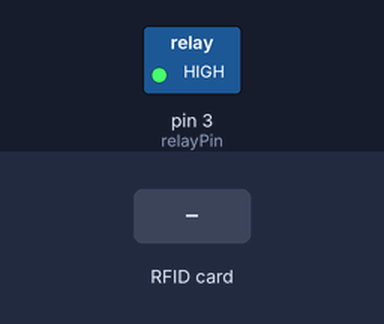
Recording of a program running on a simulated Arduino Uno, built with avr-gcc and run on an emulated ATmega328P. Parts: switched loads named in the program (green lamp = pin HIGH). Dashed ring = blinking. The test bench sets the inputs (shaded band). EEPROM starts erased; pins used as bus, display or sensor lines are not drawn.

Above: at 2.7 s.
2.8 s: RFID card D3 EC 2B 28 held to the reader
At 3.5 s:
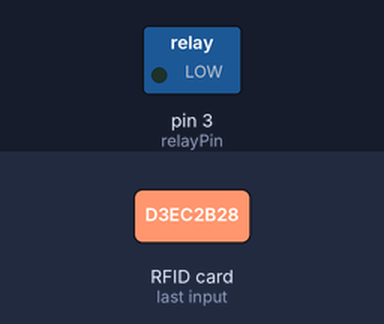
Timing chart, 0 to 7.5 s (numbered marks = the images above; inputs shaded):
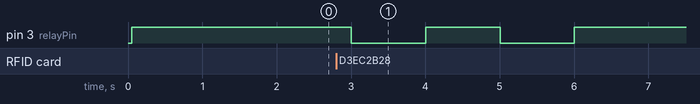

Measured:
- after the input at 2.8 s, pin 3 (relayPin): alternates HIGH for 1.0 s and LOW for 1.0 s, 4 changes in all, then stays HIGH, starting after 0.21 s

The program:

main.cpp
```cpp
#include <Arduino.h>
#include <SPI.h>
#include <MFRC522.h>
#include <EEPROM.h>

#define SS_PIN 10
#define RST_PIN 9
#define relayPin 3

MFRC522 mfrc522(SS_PIN, RST_PIN);   // MFRC522 örneği

const int maxCards = 50;            // Yetkili kartlar için maksimum dizi boyutu
const int UIDLength = 12;           // UID uzunluğu (kart UID'si 12 karakter olarak saklanacak)
int cardCount = 0;                  // Yetkili kart sayısı
String masterUID = "D3 EC 2B 28";   // Anahtar kartın UID'si
String eepromResetUID = "B2 C8 2C 1B";
bool addMode = false;               // Kart ekleme modu

unsigned long lastReadTime = 0; // Son kart okuma zamanı
const unsigned long debounceDelay = 3000; // 3 saniye

// Önceden tanımlı kart UID'leri (statik olarak EEPROM'a yazılacak)
String predefinedUIDs[] = {
  "4A 9F 4D 99",
  "3A E0 D7 99",
  "5A 92 09 99",
  "63 8B 27 2D",
  "E3 82 57 18",
  "43 35 5D 2D",
  "5A 68 8A 99",
  "5A 4F 21 99",
  "33 5C 3F 2D",
  "F3 5A 17 2D",
  "3A E2 B1 99",
  "73 36 87 13",
  "4A 1D 1F 99",
  "DA 8E 7A 99",
  "13 9D 45 2D",
  "4A 23 0B 99",
  "DA 1A F8 99",
  "3A F2 9E 99",
  "5A 36 8E 99",
  "4A D6 B3 99",
  "DA 11 39 99",
  "DA 82 B1 99",
  "DA EA 6D 99",
  "D3 E3 25 2D",
  "4A 27 F5 99",
  "DA 09 28 99",
  "83 D8 33 2D",
  "5A 1C 0B 99",
  "5A 90 E8 99",
  "DA 99 51 99",
  "F3 CC 2A 2D",
  "4A F4 24 99"
};
const int numPredefinedUIDs = sizeof(predefinedUIDs) / sizeof(predefinedUIDs[0]);


// Fonksiyon prototipleri
void addUID(String newUID);
bool checkUID(String UID);
void printAuthorizedUIDs();
void loadUIDsFromEEPROM();
void resetEEPROM();
void saveUIDToEEPROM(int index, String UID);
String readUIDFromEEPROM(int index);
void addPredefinedUIDs();


void setup()
{
  SPI.beginTransaction(SPISettings(1000000, MSBFIRST, SPI_MODE0));
  //Serial.begin(9600);               // Seri haberleşmeyi başlat
  SPI.begin();                      // SPI başlat
  mfrc522.PCD_Init();               // MFRC522 başlat
  pinMode(relayPin, OUTPUT);
  digitalWrite(relayPin, HIGH);

  //Serial.println("Kartınızı okuyucuya yaklaştırın...");

  // Önceden tanımlı kartları EEPROM'a yaz
  addPredefinedUIDs();

  // EEPROM'dan kartları yükle
  cardCount = EEPROM.read(0);  // EEPROM'daki ilk byte kart sayısını tutar
  //Serial.print("EEPROM'dan kart sayısı yüklendi: ");
  //Serial.println(cardCount);
}

void loop()
{
  // Eğer belirli bir süre (3 saniye) geçmemişse kart okuma işlemi yapma
  if (millis() - lastReadTime < debounceDelay) {
    return;
  }

  // Yeni kart aranıyor
  if (!mfrc522.PICC_IsNewCardPresent())
  {
    return;
  }

  // Kart bilgilerini oku
  if (!mfrc522.PICC_ReadCardSerial())
  {
    return;
  }

  // Kart okunduğunda son okuma zamanını güncelle
  lastReadTime = millis();

  // Kartın UID'sini al
  String content = "";
  for (byte i = 0; i < mfrc522.uid.size; i++)
  {
    content.concat(String(mfrc522.uid.uidByte[i] < 0x10 ? " 0" : " "));
    content.concat(String(mfrc522.uid.uidByte[i], HEX));
  }

  content.toUpperCase();
  content.trim();  // Başındaki ve sonundaki boşlukları temizle
  //Serial.print("Okunan Kart UID: ");
  //Serial.println(content);

  // Anahtar kartı okuduğumuzu kontrol et
  if (content == masterUID)
  {
    //Serial.println("Anahtar kart okundu. Kart ekleme moduna geçildi.");
    addMode = true;  // Kart ekleme moduna geç
    digitalWrite(relayPin, LOW);
    delay(1000);
    digitalWrite(relayPin, HIGH);
    delay(1000);
    digitalWrite(relayPin, LOW);
    delay(1000);
    digitalWrite(relayPin, HIGH);
    return;
  }else if(content == eepromResetUID){
      // EEPROM'u sıfırlama
      resetEEPROM();
  }

  // Kart ekleme modundaysak ve anahtar karttan farklı bir kart okunduysa, yeni kart ekle
  if (addMode)
  {
    //Serial.println("Yeni kart eklendi: " + content);
    addUID(content);  // Yeni kartı ekle

    addMode = false;  // Kart ekleme modundan çık
    delay(2000);
    return;
  }

  // Yetkili kartlar listesinde olup olmadığını kontrol et
  if (checkUID(content))
  {
    mfrc522.PICC_HaltA();  // Kart okutma işlemi sonrasında kartı durdurur
    //Serial.println("Yetkili erişim.");
    digitalWrite(relayPin, LOW);
    delay(2000);
    digitalWrite(relayPin, HIGH);
  }
  else
  {
    //Serial.println("Erişim reddedildi.");
  }
delay(1000);
}

void resetEEPROM() {
  EEPROM.write(0, 0);  // EEPROM'daki ilk bayta kart sayısı olarak 0 yaz
  //Serial.println("EEPROM sıfırlandı. Kart sayısı 0 yapıldı.");
  // Yazılım reseti
  asm volatile ("  jmp 0"); // Programın başlangıcına atla
}

// Kart UID'sini yetkili kartlar listesine ekler
void addUID(String newUID)
{
  if (cardCount < maxCards)
  {
    // Eğer yeni UID zaten mevcut değilse ekleyelim
    if (!checkUID(newUID)) {
      saveUIDToEEPROM(cardCount++, newUID);  // Yeni UID'yi EEPROM'a ekle
      EEPROM.write(0, cardCount);  // Yeni kart sayısını EEPROM'a kaydet
      //Serial.println("Kart başarıyla eklendi.");
    } else {
      //Serial.println("Bu kart zaten eklenmiş.");
    }
  }
  else
  {
    //Serial.println("Kart ekleme limiti aşıldı.");
  }
}

// Kartın yetkili olup olmadığını kontrol eder
bool checkUID(String UID)
{
  for (int i = 0; i < cardCount; i++)
  {
    if (readUIDFromEEPROM(i) == UID)
    {
      return true;
    }
  }
  return false;
}

// Yetkili kartlar listesini yazdırır
void printAuthorizedUIDs()
{
  //Serial.println("Yetkili Kartlar:");
  for (int i = 0; i < cardCount; i++)
  {
    //Serial.println(readUIDFromEEPROM(i));  // EEPROM'daki her kartı yazdır
  }
  //Serial.println("-------------------------");
}

// EEPROM'a kart UID'si kaydet
void saveUIDToEEPROM(int index, String UID)
{
  int start = 1 + (index * UIDLength);  // 1. bayttan başla, 0. bayt kart sayısını tutuyor
  for (int i = 0; i < UIDLength; i++)
  {
    EEPROM.write(start + i, UID[i]);
  }
}

// EEPROM'dan kart UID'sini oku
String readUIDFromEEPROM(int index)
{
  int start = 1 + (index * UIDLength);  // 1. bayttan başla
  char UID[UIDLength + 1];
  for (int i = 0; i < UIDLength; i++)
  {
    UID[i] = char(EEPROM.read(start + i));
  }
  UID[UIDLength] = '\0';  // Null terminator ekle
  return String(UID);
}

// Önceden tanımlı kart UID'lerini EEPROM'a kaydeden fonksiyon
void addPredefinedUIDs() {
  for (int i = 0; i < numPredefinedUIDs; i++) {
    if (!checkUID(predefinedUIDs[i])) {
      addUID(predefinedUIDs[i]);  // Eğer EEPROM'da yoksa ekle
      //Serial.println("Önceden tanımlı kart eklendi: " + predefinedUIDs[i]);
    }
  }
}
```
